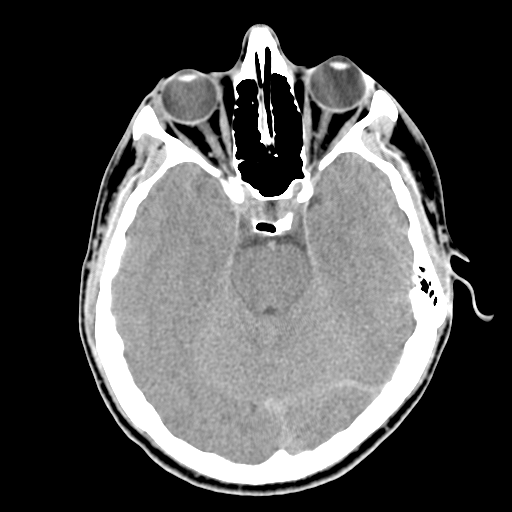
#> input picture headCT.tif, 512 x 512 px
$ jupyter execute --allow-errors assignment_5.ipynb
#> lines starting #> are read from the running program, lines starting #| are printed output that depends on the picture; after the words box and inside, x2 and y2 are one past the last pixel; in counts of white or black regions, pixels touching at a corner belong together
[cell 1]
import cv2
import numpy as np
import matplotlib.pyplot as plt

[cell 2]
ct = cv2.imread("headCT.tif")
#> ct is the input picture: shape (512, 512, 3); min 0, max 255, mean 80.4
ct = cv2.cvtColor(ct, cv2.COLOR_BGR2GRAY)
#> ct: shape (512, 512)
plt.imshow(ct, cmap="gray")

[cell 3]
ct_denoise = cv2.bilateralFilter(ct, 200, 100., 10.)
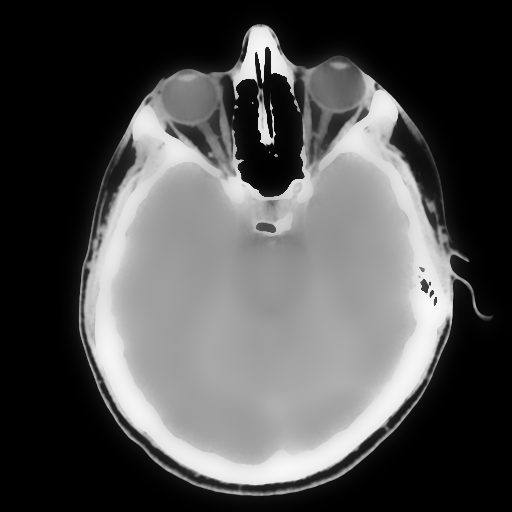
#> ct_denoise: shape (512, 512); min 0, max 249, mean 80
ct_denoise_anisotrop = cv2.ximgproc.anisotropicDiffusion(cv2.cvtColor(ct, cv2.COLOR_GRAY2BGR), .25, 16, 4)
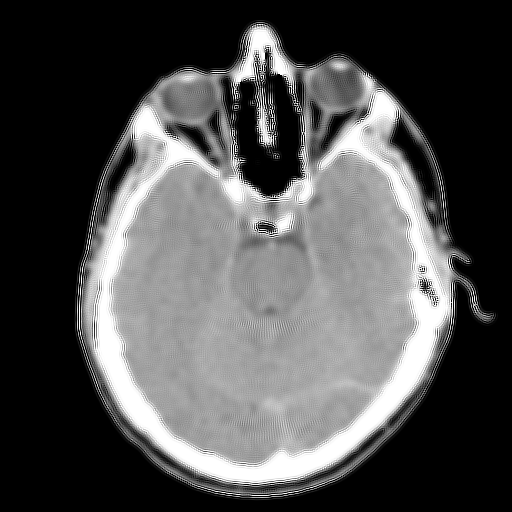
#> ct_denoise_anisotrop: shape (512, 512, 3); min 0, max 255, mean 80.7

fig, (ax1, ax2) = plt.subplots(1, 2)
ax1.imshow(ct_denoise, cmap="gray")
ax2.imshow(ct_denoise_anisotrop, cmap="gray")
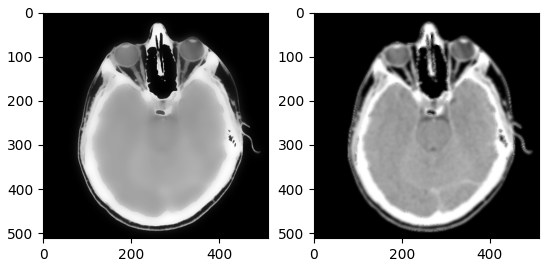
#> figure drawn by matplotlib, 2 panels

[cell 4]
ct_tresh_skull, ct_tresh_skull_label = cv2.threshold(ct_denoise, 180, 255, cv2.THRESH_BINARY)
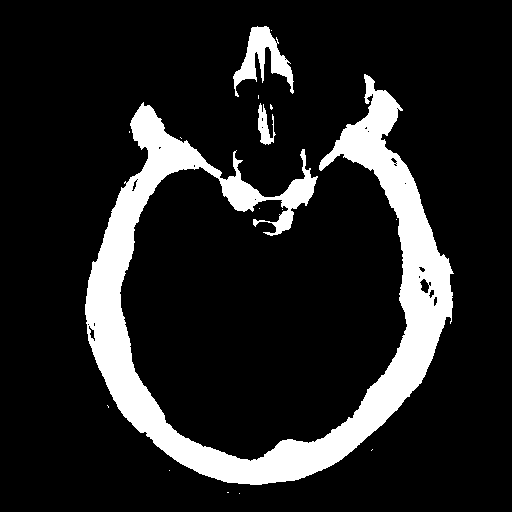
#> ct_tresh_skull_label: shape (512, 512); 14% white; 16 white regions (13 under 20 px), largest, box (x1, y1, x2, y2) and area: (85, 74, 454, 485) 34538, (233, 26, 294, 97) 1687, (258, 103, 276, 145) 378
ct_tresh_brain_label = cv2.inRange(ct_denoise, 100, 180, cv2.THRESH_BINARY)
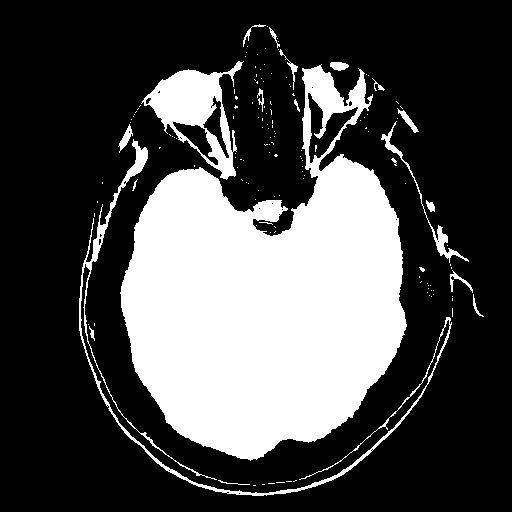
#> ct_tresh_brain_label: shape (512, 512); 29.3% white; 148 white regions (128 under 20 px), largest, box (x1, y1, x2, y2) and area: (120, 64, 407, 461) 66751, (141, 61, 244, 180) 4500, (79, 139, 452, 496) 3348

fig, (ax1, ax2) = plt.subplots(1, 2)
ax1.imshow(ct_tresh_skull_label, cmap="gray")
ax2.imshow(ct_tresh_brain_label, cmap="gray")

[cell 5]
a, *_ = [0,1,2,3]

[cell 6]
ct_cc_skull, ct_cc_skull_labels = cv2.connectedComponents(ct_tresh_skull_label)
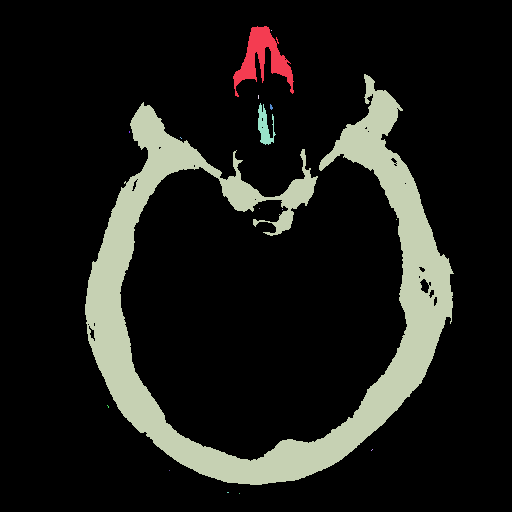
#> ct_cc_skull_labels: shape (512, 512) int32; 17 distinct labels, from 0 to 16; one colour per label, 0 black
#> ct_cc_skull = 17
ct_cc_brain, ct_cc_brain_labels = cv2.connectedComponents(ct_tresh_brain_label)
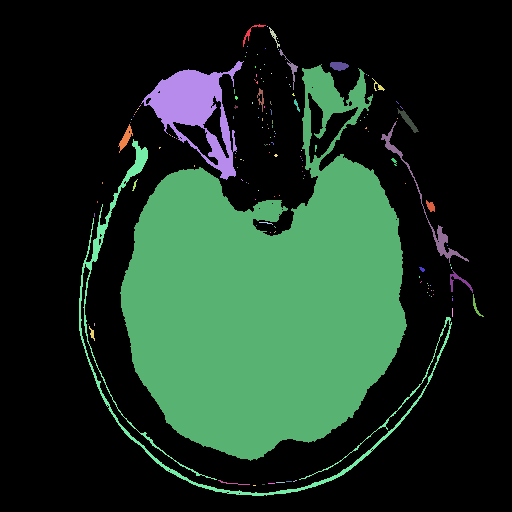
#> ct_cc_brain_labels: shape (512, 512) int32; 149 distinct labels, from 0 to 148; one colour per label, 0 black
#> ct_cc_brain = 149

fig, (ax1, ax2) = plt.subplots(1, 2)
ax1.imshow(ct_cc_skull_labels)
ax2.imshow(ct_cc_brain_labels)
